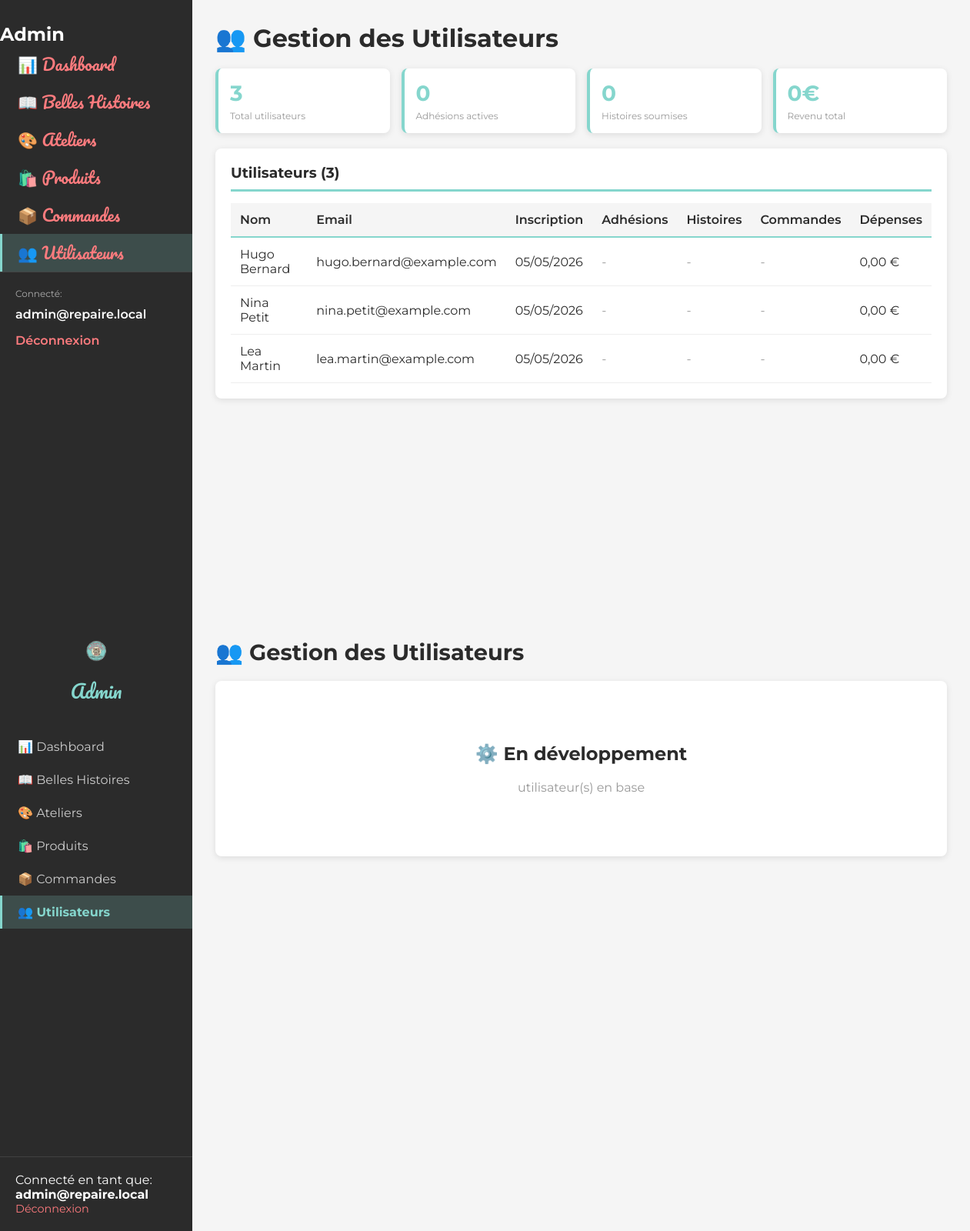
/admin/utilisateurs.php (signed in), run on the app's committed database.
### tables this page shows
CREATE TABLE utilisateurs (
  id INT AUTO_INCREMENT PRIMARY KEY,
  nom VARCHAR(100) NOT NULL,
  prenom VARCHAR(100) NOT NULL,
  email VARCHAR(190) NOT NULL UNIQUE,
  mot_de_passe VARCHAR(255) NOT NULL,
  date_inscription DATETIME NOT NULL DEFAULT CURRENT_TIMESTAMP
);

### admin/utilisateurs.php (the view, shortened to what this page needs)
<?php
$pdo = getPDO();
$stmt = $pdo->query('
    SELECT
        u.id,
        u.nom,
        u.prenom,
        u.email,
        u.date_inscription,
        COUNT(DISTINCT a.id) as nb_adhesions,
        COUNT(DISTINCT h.id) as nb_histoires,
        COUNT(DISTINCT c.id) as nb_commandes,
        COALESCE(SUM(c.montant_total), 0) as total_depenses
    FROM utilisateurs u
    LEFT JOIN adhesions a ON u.id = a.utilisateur_id
    LEFT JOIN belles_histoires h ON u.id = h.utilisateur_id
    LEFT JOIN commandes c ON u.id = c.utilisateur_id AND c.statut = "payee"
    GROUP BY u.id
    ORDER BY u.date_inscription DESC
');
$utilisateurs = $stmt->fetchAll();
?>
<!DOCTYPE html>
<html lang="fr">
<head>
    <link rel="stylesheet" href="../style.css">
</head>
<body>
    <div class="admin-container">
        <aside class="admin-sidebar">
            <div class="admin-menu">
                <h2>Admin</h2>
                <nav>
                    <a href="dashboard.php">📊 Dashboard</a>
                    <a href="moderer-histoires.php">📖 Belles Histoires</a>
                    <a href="ateliers.php">🎨 Ateliers</a>
                    <a href="produits.php">🛍️ Produits</a>
                    <a href="commandes.php">📦 Commandes</a>
                    <a href="utilisateurs.php" class="active">👥 Utilisateurs</a>
                </nav>
            </div>
            <div style="padding: 20px; border-top: 1px solid #444; margin-top: auto;">
                <p style="margin: 0 0 10px 0; font-size: 12px; color: #aaa;">Connecté:</p>
                <p style="margin: 0 0 15px 0; font-weight: 600; color: white;"><?php echo htmlspecialchars($_SESSION['admin_email']); ?></p>
                <a href="../logout.php" style="color: #FE7B7E; text-decoration: none; font-weight: 600;">Déconnexion</a>
            </div>
        </aside>
        <main class="admin-main">
            <h1>👥 Gestion des Utilisateurs</h1>
            <div class="stat-grid">
                <div class="stat-card">
                    <div class="stat-value"><?php echo count($utilisateurs); ?></div>
                    <div class="stat-label">Total utilisateurs</div>
                </div>
                <div class="stat-card">
                    <div class="stat-value">
                        <?php
                            $total_adhesions = 0;
                            foreach ($utilisateurs as $u) {
                                $total_adhesions += (int)$u['nb_adhesions'];
                            }
                            echo $total_adhesions;
                        ?>
                    </div>
                    <div class="stat-label">Adhésions actives</div>
                </div>
                <div class="stat-card">
                    <div class="stat-value">
                        <?php
                            $total_histoires = 0;
                            foreach ($utilisateurs as $u) {
                                $total_histoires += (int)$u['nb_histoires'];
                            }
                            echo $total_histoires;
                        ?>
                    </div>
                    <div class="stat-label">Histoires soumises</div>
                </div>
                <div class="stat-card">
                    <div class="stat-value">
                        <?php
                            $total_revenus = 0;
                            foreach ($utilisateurs as $u) {
                                $total_revenus += (float)$u['total_depenses'];
                            }
                            echo number_format($total_revenus, 0);
                        ?>€
                    </div>
                    <div class="stat-label">Revenu total</div>
                </div>
            </div>
            <div style="background: white; padding: 20px; border-radius: 8px; box-shadow: 0 2px 8px rgba(0,0,0,0.1); overflow-x: auto;">
                <h3 style="margin-top: 0; color: #2B2B2B; border-bottom: 3px solid #85D6CD; padding-bottom: 10px;">
                    Utilisateurs (<?php echo count($utilisateurs); ?>)
                </h3>
                <?php if (empty($utilisateurs)): ?>
                    <p style="color: #666; text-align: center; padding: 40px 20px;">Aucun utilisateur</p>
                <?php else: ?>
                    <table class="utilisateurs-table">
                        <thead>
                            <tr>
                                <th>Nom</th>
                                <th>Email</th>
                                <th>Inscription</th>
                                <th>Adhésions</th>
                                <th>Histoires</th>
                                <th>Commandes</th>
                                <th>Dépenses</th>
                            </tr>
                        </thead>
                        <tbody>
                            <?php foreach ($utilisateurs as $user): ?>
                                <tr>
                                    <td><?php echo htmlspecialchars($user['prenom'] . ' ' . $user['nom']); ?></td>
                                    <td><?php echo htmlspecialchars($user['email']); ?></td>
                                    <td><?php echo date('d/m/Y', strtotime($user['date_inscription'])); ?></td>
                                    <td>
                                        <?php if ($user['nb_adhesions'] > 0): ?>
                                            <span class="badge"><?php echo $user['nb_adhesions']; ?> ✓</span>
                                        <?php else: ?>
                                            <span style="color: #999;">-</span>
                                        <?php endif; ?>
                                    </td>
                                    <td>
                                        <?php if ($user['nb_histoires'] > 0): ?>
                                            <span class="badge" style="background: #FE7B7E;"><?php echo $user['nb_histoires']; ?></span>
                                        <?php else: ?>
                                            <span style="color: #999;">-</span>
                                        <?php endif; ?>
                                    </td>
                                    <td>
                                        <?php if ($user['nb_commandes'] > 0): ?>
                                            <span class="badge" style="background: #2B2B2B;"><?php echo $user['nb_commandes']; ?></span>
                                        <?php else: ?>
                                            <span style="color: #999;">-</span>
                                        <?php endif; ?>
                                    </td>
                                    <td><?php echo number_format((float)$user['total_depenses'], 2, ',', ' '); ?> €</td>
                                </tr>
                            <?php endforeach; ?>
                        </tbody>
                    </table>
                <?php endif; ?>
            </div>
        </main>
    </div>
</body>
</html>
<!DOCTYPE html>
<html lang="fr">
<head>
</head>
<body>
    <div class="admin-container">
        <aside class="admin-sidebar">
            <div class="admin-logo"><img src="../images/logo.png" alt="Logo"><h2>Admin</h2></div>
            <ul class="admin-menu">
                <li><a href="dashboard.php">📊 Dashboard</a></li>
                <li><a href="moderer-histoires.php">📖 Belles Histoires</a></li>
                <li><a href="ateliers.php">🎨 Ateliers</a></li>
                <li><a href="produits.php">🛍️ Produits</a></li>
                <li><a href="commandes.php">📦 Commandes</a></li>
                <li><a href="utilisateurs.php" class="active">👥 Utilisateurs</a></li>
            </ul>
            <div class="admin-user-info">
                <p>Connecté en tant que:</p>
                <strong><?php echo htmlspecialchars($_SESSION['admin_email'], ENT_QUOTES, 'UTF-8'); ?></strong>
                <a href="../logout.php">Déconnexion</a>
            </div>
        </aside>
        <main class="admin-main">
            <div class="admin-header"><h1>👥 Gestion des Utilisateurs</h1></div>
            <div class="section">
                <div class="coming-soon">
                    <h2>⚙️ En développement</h2>
                    <p><?php echo $count; ?> utilisateur(s) en base</p>
                </div>
            </div>
        </main>
    </div>
</body>
</html>

### style.css (style rules this page uses)
:root { --creme: #FFF8E7; --vert-menthe: #85D6CD; --rose-corail: #FE7B7E; --gris-fonce: #2B2B2B; }
* { margin: 0; padding: 0; box-sizing: border-box; }
body { background-color: var(--creme); color: var(--gris-fonce); font-family: 'Montserrat', sans-serif; }
nav a { font-family: 'Pacifico', cursive !important; font-size: 1.3rem !important; font-weight: 400 !important; color: var(--rose-corail) !important; text-transform: capitalize !important; text-decoration: none !important; transition: color 0.3s ease !important; white-space: nowrap !important; display: block !important; letter-spacing: 0 !important; line-height: 1.2 !important; }

### admin/utilisateurs.php (style rules this page uses)
.utilisateurs-table { width: 100%; border-collapse: collapse; margin-top: 15px; }
.utilisateurs-table thead { background: #f5f5f5; }
.utilisateurs-table th { padding: 12px; text-align: left; font-weight: 600; color: #2B2B2B; border-bottom: 2px solid #85D6CD; }
.utilisateurs-table td { padding: 12px; border-bottom: 1px solid #eee; }
.stat-grid { display: grid; grid-template-columns: repeat(auto-fit, minmax(150px, 1fr)); gap: 15px; margin-top: 20px; margin-bottom: 20px; }
.stat-card { background: white; padding: 15px; border-radius: 8px; box-shadow: 0 2px 8px rgba(0,0,0,0.1); border-left: 4px solid #85D6CD; }
.stat-value { font-size: 28px; font-weight: 700; color: #85D6CD; }
.stat-label { font-size: 12px; color: #999; margin-top: 5px; }
* { margin: 0; padding: 0; box-sizing: border-box; }
body { font-family: 'Montserrat', sans-serif; background: #F5F5F5; }
.admin-container { display: flex; min-height: 100vh; }
.admin-sidebar { width: 250px; background: #2B2B2B; color: white; padding: 30px 0; position: fixed; height: 100vh; overflow-y: auto; }
.admin-logo { padding: 0 20px; margin-bottom: 30px; text-align: center; }
.admin-logo img { max-width: 60px; margin-bottom: 10px; }
.admin-logo h2 { font-family: 'Pacifico', cursive; color: #85D6CD; font-size: 1.5rem; font-weight: normal; }
.admin-menu { list-style: none; }
.admin-menu a { display: block; padding: 12px 20px; color: #ccc; text-decoration: none; transition: all 0.3s; border-left: 3px solid transparent; }
.admin-menu a.active { background: rgba(133, 214, 205, 0.2); color: #85D6CD; border-left-color: #85D6CD; font-weight: 700; }
.admin-user-info { padding: 20px; border-top: 1px solid rgba(255, 255, 255, 0.1); margin-top: auto; position: absolute; bottom: 0; width: 100%; }
.admin-user-info a { display: block; color: #FE7B7E; text-decoration: none; font-size: 0.9rem; }
.admin-main { flex: 1; margin-left: 250px; padding: 30px; }
.admin-header h1 { font-size: 1.8rem; color: #2B2B2B; margin-bottom: 20px; }
.section { background: white; border-radius: 8px; padding: 20px; box-shadow: 0 2px 8px rgba(0, 0, 0, 0.1); }
.coming-soon { text-align: center; padding: 60px 20px; color: #999; }
.coming-soon h2 { color: #2B2B2B; margin-bottom: 20px; }

### data on the page
utilisateurs: prenom+nom "Hugo Bernard", email "hugo.bernard@example.com", date_inscription "05/05/2026", total_depenses "0,00"
utilisateurs: prenom+nom "Nina Petit", email "nina.petit@example.com", date_inscription "05/05/2026", total_depenses "0,00"
utilisateurs: prenom+nom "Lea Martin", email "lea.martin@example.com", date_inscription "05/05/2026", total_depenses "0,00"

### other printed values
$_SESSION['admin_email'] "admin@repaire.local"
count($utilisateurs) "3"
$total_adhesions "0"
$total_histoires "0"
$total_revenus "0"
